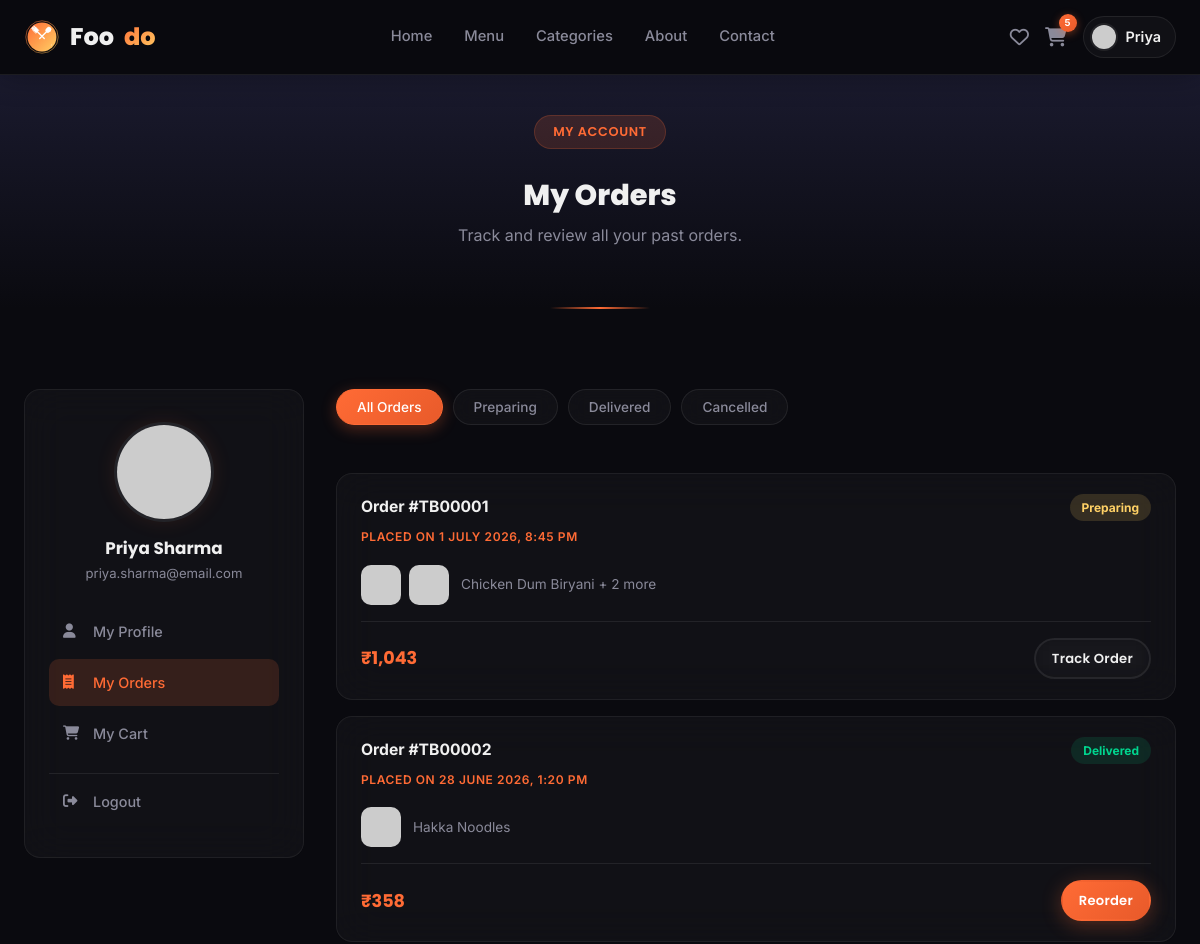
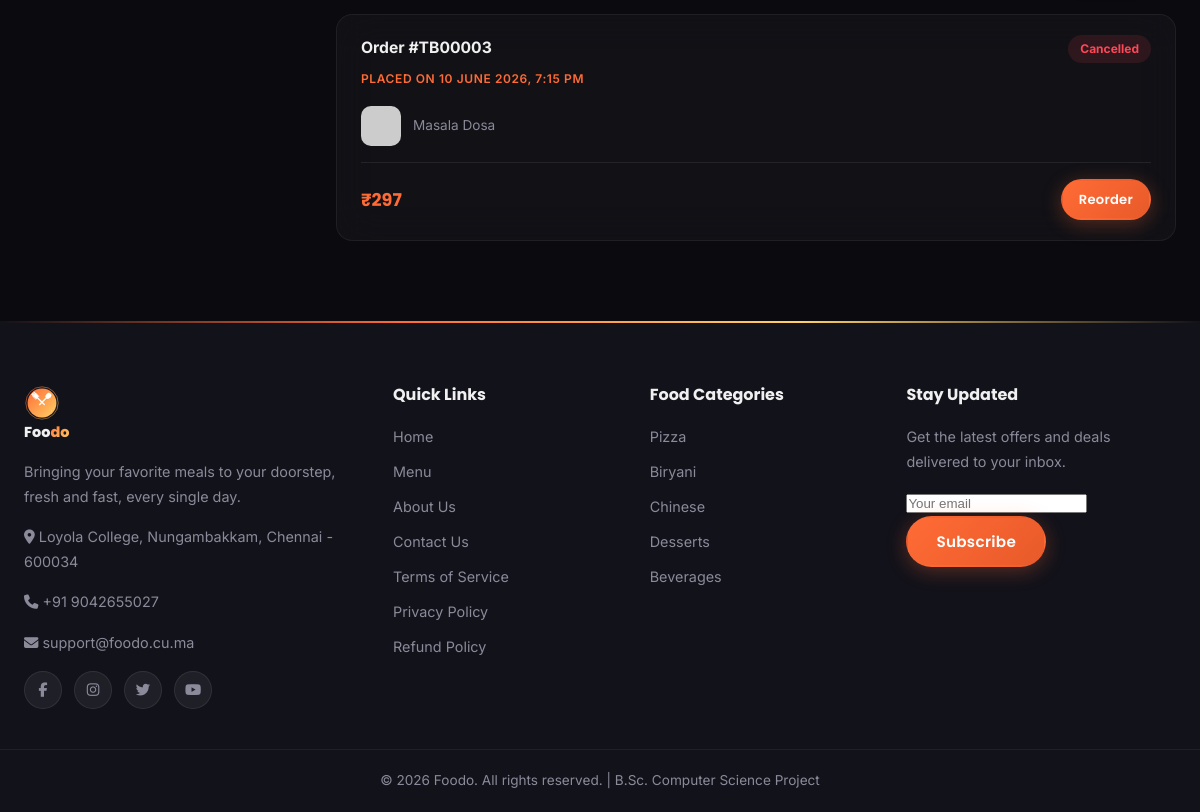
Screenshot of /pages/my-orders.php (signed in) with the database file from the repository (2 pictures, top to bottom).
### tables this page shows
CREATE TABLE orders (
    order_id INT AUTO_INCREMENT PRIMARY KEY,
    user_id INT NOT NULL,
    full_name VARCHAR(100) NOT NULL,
    phone VARCHAR(15) NOT NULL,
    email VARCHAR(100) NOT NULL,
    address TEXT NOT NULL,
    city VARCHAR(50) NOT NULL,
    state VARCHAR(50) NOT NULL,
    pincode VARCHAR(10) NOT NULL,
    payment_method VARCHAR(20) NOT NULL,    
    subtotal DECIMAL(8,2) NOT NULL,
    delivery_fee DECIMAL(8,2) NOT NULL DEFAULT 40.00,
    tax DECIMAL(8,2) NOT NULL,
    grand_total DECIMAL(8,2) NOT NULL,
    discount_amount DECIMAL(8,2) DEFAULT 0.00,
    coupon_code VARCHAR(50) DEFAULT NULL,
    order_status VARCHAR(20) NOT NULL DEFAULT 'preparing',   
    razorpay_order_id VARCHAR(100) DEFAULT NULL,     
    razorpay_payment_id VARCHAR(100) DEFAULT NULL,   
    order_date TIMESTAMP DEFAULT CURRENT_TIMESTAMP,
    FOREIGN KEY (user_id) REFERENCES users(user_id) ON DELETE CASCADE
);

CREATE TABLE order_items (
    order_item_id INT AUTO_INCREMENT PRIMARY KEY,
    order_id INT NOT NULL,
    food_id INT NOT NULL,
    food_name VARCHAR(100) NOT NULL,    
    price DECIMAL(8,2) NOT NULL,        
    quantity INT NOT NULL,
    line_total DECIMAL(8,2) NOT NULL,
    FOREIGN KEY (order_id) REFERENCES orders(order_id) ON DELETE CASCADE,
    FOREIGN KEY (food_id) REFERENCES foods(food_id)
);

### pages/my-orders.php (the view, shortened to what this page needs)
<?php
require_once '../includes/header.php';
$userId = $_SESSION['user_id'];
$orders = [];
$stmt = $conn->prepare("SELECT * FROM orders WHERE user_id = ? ORDER BY order_date DESC");
$stmt->bind_param("i", $userId);
$stmt->execute();
$result = $stmt->get_result();
while ($row = $result->fetch_assoc()) { $orders[] = $row; }
$itemsByOrder = [];
if (count($orders) > 0) {
    $orderIds = array_column($orders, 'order_id');
    $placeholders = implode(',', array_fill(0, count($orderIds), '?'));
    $types = str_repeat('i', count($orderIds));
    $itemStmt = $conn->prepare("SELECT * FROM order_items WHERE order_id IN ($placeholders)");
    $itemStmt->bind_param($types, ...$orderIds);
    $itemStmt->execute();
    $itemResult = $itemStmt->get_result();
    while ($row = $itemResult->fetch_assoc()) {
        $itemsByOrder[$row['order_id']][] = $row;
    }
}
function placeholderImage($text, $bg = 'FF4B3E', $fg = 'FFF8F0') {
    return "https://placehold.co/50x50/{$bg}/{$fg}?text=" . urlencode(substr($text, 0, 1));
}
?>
    <section class="page-header small">
        <div class="container">
            <span class="eyebrow">My Account</span>
            <h1>My Orders</h1>
            <p>Track and review all your past orders.</p>
        </div>
    </section>
    <section class="section profile-section">
        <div class="container profile-layout">
            <aside class="profile-sidebar">
                <div class="profile-avatar-wrap">
                    <img src="https://placehold.co/100x100/FF4B3E/FFF8F0?text=<?php echo urlencode($avatarLetter); ?>" alt="Profile Picture" class="profile-avatar">
                </div>
                <h3><?php echo htmlspecialchars($loggedInName); ?></h3>
                <p><?php echo htmlspecialchars($_SESSION['email']); ?></p>
                <nav class="profile-nav">
                    <a href="profile.php"><i class="fa-solid fa-user"></i> My Profile</a>
                    <a href="my-orders.php" class="active"><i class="fa-solid fa-receipt"></i> My Orders</a>
                    <a href="cart.php"><i class="fa-solid fa-cart-shopping"></i> My Cart</a>
                    <a href="../includes/logout.php" class="logout-link"><i class="fa-solid fa-right-from-bracket"></i> Logout</a>
                </nav>
            </aside>
            <div class="profile-main">
                <?php if (count($orders) === 0): ?>
                    <div class="empty-cart">
                        <i class="fa-solid fa-receipt"></i>
                        <h3>No orders yet</h3>
                        <p>Your placed orders will show up here.</p>
                        <a href="menu.php" class="btn btn-primary">Browse Menu</a>
                    </div>
                <?php else: ?>
                    <div class="filter-bar orders-filter" id="ordersFilter">
                        <button class="filter-chip active" data-status="all">All Orders</button>
                        <button class="filter-chip" data-status="preparing">Preparing</button>
                        <button class="filter-chip" data-status="delivered">Delivered</button>
                        <button class="filter-chip" data-status="cancelled">Cancelled</button>
                    </div>
                    <div class="orders-list" id="ordersList">
                        <?php foreach ($orders as $order):
                            $items = $itemsByOrder[$order['order_id']] ?? [];
                            $firstItem = $items[0]['food_name'] ?? '';
                            $extraCount = count($items) - 1;
                            $itemSummary = htmlspecialchars($firstItem) . ($extraCount > 0 ? " + $extraCount more" : '');
                        ?>
                            <div class="order-card" data-status="<?php echo htmlspecialchars($order['order_status']); ?>">
                                <div class="order-card-top">
                                    <div>
                                        <strong>Order #TB<?php echo str_pad($order['order_id'], 5, '0', STR_PAD_LEFT); ?></strong>
                                        <span class="cat-tag">Placed on <?php echo date('j F Y, g:i A', strtotime($order['order_date'])); ?></span>
                                    </div>
                                    <span class="order-status <?php echo htmlspecialchars($order['order_status']); ?>">
                                        <?php echo ucfirst($order['order_status']); ?>
                                    </span>
                                </div>
                                <div class="order-card-items">
                                    <?php foreach (array_slice($items, 0, 2) as $it): ?>
                                        <img src="<?php echo placeholderImage($it['food_name']); ?>" alt="item">
                                    <?php endforeach; ?>
                                    <span><?php echo $itemSummary; ?></span>
                                </div>
                                <div class="order-card-bottom">
                                    <span class="price">₹<?php echo number_format($order['grand_total'], 0); ?></span>
                                    <div class="order-actions">
                                        <?php if ($order['order_status'] === 'preparing' || $order['order_status'] === 'picked_up' || $order['order_status'] === 'on_the_way'): ?>
                                            <a href="track-order.php?order_id=<?php echo $order['order_id']; ?>" class="btn btn-outline btn-sm">Track Order</a>
                                        <?php else: ?>
                                            <a href="menu.php" class="btn btn-primary btn-sm">Reorder</a>
                                        <?php endif; ?>
                                    </div>
                                </div>
                            </div>
                        <?php endforeach; ?>
                    </div>
                <?php endif; ?>
            </div>
        </div>
    </section>
<?php require_once '../includes/footer.php'; ?>

### rows the page displays
orders: order_id "00001", order_date "1 JULY 2026, 8:45 PM", order_status "Preparing", order_id.food_name "Chicken Dum Biryani + 2 more", grand_total "1,043"
orders: order_id "00002", order_date "28 JUNE 2026, 1:20 PM", order_status "Delivered", order_id.food_name "Hakka Noodles", grand_total "358", shows "Reorder"
orders: order_id "00003", order_date "10 JUNE 2026, 7:15 PM", order_status "Cancelled", order_id.food_name "Masala Dosa", grand_total "297", shows "Reorder"

### other values shown
$cartCount "5"
$firstName "Priya"
$loggedInName "Priya Sharma"
$_SESSION['email'] "priya.sharma@email.com"
